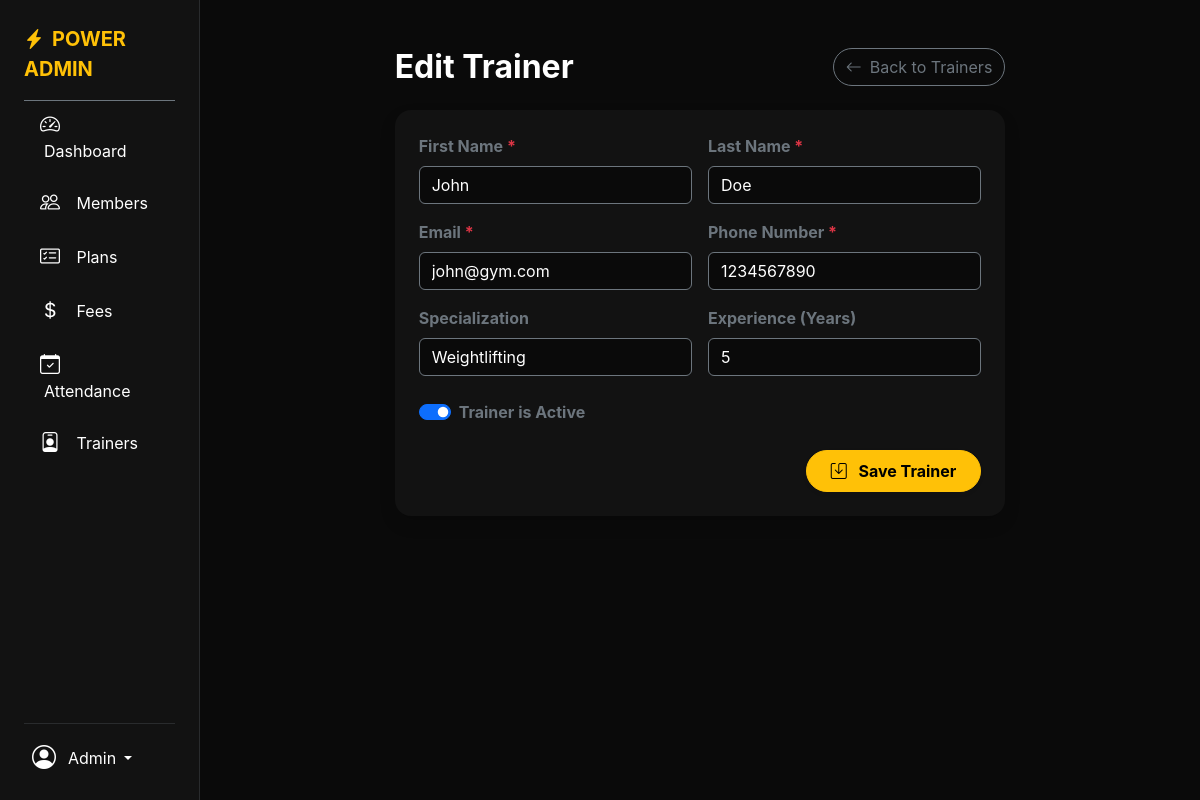
Screenshot of /admin/trainers/edit/1 (signed in) with the database file from the repository.
### models/trainer.py (models this page shows, shortened)
class Trainer(db.Model):
    __tablename__ = 'trainers'
    id = db.Column(db.Integer, primary_key=True)
    first_name = db.Column(db.String(50), nullable=False)
    last_name = db.Column(db.String(50), nullable=False)
    email = db.Column(db.String(100), unique=True, nullable=False)
    phone = db.Column(db.String(20), nullable=False)
    specialization = db.Column(db.String(100), nullable=True)
    experience_years = db.Column(db.Integer, nullable=True)
    is_active = db.Column(db.Boolean, default=True)
    created_at = db.Column(db.DateTime, default=datetime.utcnow)

### routes/trainers.py (the view, shortened to what this page needs)
@trainers_bp.route('/edit/<int:id>', methods=['GET', 'POST'])
@login_required
def edit_trainer(id):
    trainer = Trainer.query.get_or_404(id)
    return render_template('admin/trainer_form.html', trainer=trainer)

### templates/admin/trainer_form.html
{% extends 'admin/base_admin.html' %}
{% block content %}
<div class="row justify-content-center">
    <div class="col-lg-8">
        <div class="d-flex justify-content-between align-items-center mb-4">
            <h2 class="text-white fw-bold mb-0">{{ 'Edit' if trainer else 'Add New' }} Trainer</h2>
            <a href="{{ url_for('trainers.list_trainers') }}" class="btn btn-outline-secondary rounded-pill">
                <i class="bi bi-arrow-left me-2"></i>Back to Trainers
            </a>
        </div>
        <div class="card bg-dark text-white border-0 shadow rounded-4">
            <div class="card-body p-4">
                <form method="POST">
                    <div class="row g-3">
                        <div class="col-md-6">
                            <label class="form-label text-secondary fw-bold">First Name <span class="text-danger">*</span></label>
                            <input type="text" class="form-control bg-black border-secondary text-white" name="first_name" value="{{ trainer.first_name if trainer else '' }}" required>
                        </div>
                        <div class="col-md-6">
                            <label class="form-label text-secondary fw-bold">Last Name <span class="text-danger">*</span></label>
                            <input type="text" class="form-control bg-black border-secondary text-white" name="last_name" value="{{ trainer.last_name if trainer else '' }}" required>
                        </div>
                        <div class="col-md-6">
                            <label class="form-label text-secondary fw-bold">Email <span class="text-danger">*</span></label>
                            <input type="email" class="form-control bg-black border-secondary text-white" name="email" value="{{ trainer.email if trainer else '' }}" required>
                        </div>
                        <div class="col-md-6">
                            <label class="form-label text-secondary fw-bold">Phone Number <span class="text-danger">*</span></label>
                            <input type="text" class="form-control bg-black border-secondary text-white" name="phone" value="{{ trainer.phone if trainer else '' }}" required>
                        </div>
                        <div class="col-md-6">
                            <label class="form-label text-secondary fw-bold">Specialization</label>
                            <input type="text" class="form-control bg-black border-secondary text-white" name="specialization" value="{{ trainer.specialization if trainer else '' }}" placeholder="e.g. Yoga, Weightlifting">
                        </div>
                        <div class="col-md-6">
                            <label class="form-label text-secondary fw-bold">Experience (Years)</label>
                            <input type="number" class="form-control bg-black border-secondary text-white" name="experience_years" value="{{ trainer.experience_years if trainer else '' }}" min="0">
                        </div>
                        <div class="col-12 mt-4">
                            <div class="form-check form-switch">
                                <input class="form-check-input" type="checkbox" name="is_active" id="isActive" {% if not trainer or trainer.is_active %}checked{% endif %}>
                                <label class="form-check-label text-secondary fw-bold" for="isActive">Trainer is Active</label>
                            </div>
                        </div>
                        <div class="col-12 mt-4 text-end">
                            <button type="submit" class="btn btn-warning fw-bold px-4 py-2 rounded-pill shadow-sm">
                                <i class="bi bi-save me-2"></i> Save Trainer
                            </button>
                        </div>
                    </div>
                </form>
            </div>
        </div>
    </div>
</div>
{% endblock %}

### static/css/style.css (style rules this page uses)
:root { --primary-color: #ffc107; --dark-color: #121212; --darker-color: #0a0a0a; }
body { font-family: 'Inter', 'Roboto', sans-serif; background-color: var(--darker-color) !important; }
.bg-black { background-color: var(--darker-color) !important; }
.bg-dark { background-color: var(--dark-color) !important; }
::placeholder { color: #6c757d !important; opacity: 1; }

### rows the page displays
Trainer: first_name "John", last_name "Doe", email "john@gym.com", phone "1234567890", specialization "Weightlifting", experience_years "5", is_active "☑"

### other values shown
{{ 'Edit' if trainer else 'Add New' }} "Edit"
